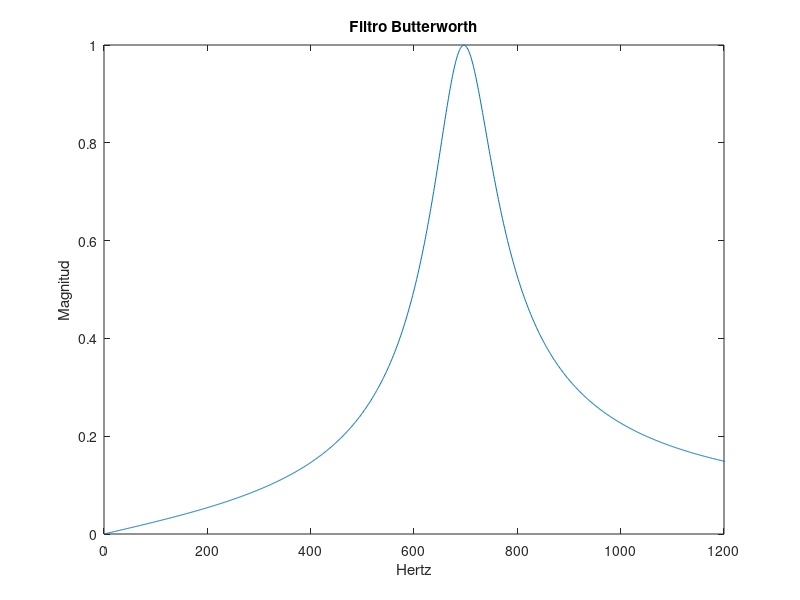

The MATLAB script that drew this image:
Fs = 44000;
Ts = 1 / Fs;
num = [8.4953e-3 0 -8.4954e-3];
den = [1 -1.9732 0.9830];

[h, w] = freqz(num, den, 20000);
f = w / (2 * pi);
plot(f * (Fs / 2) / max(f), abs(h))
title('Filtro Butterworth')
xlabel('Hertz')
ylabel('Magnitud')
xlim([0, 1200])
ylim('auto')
